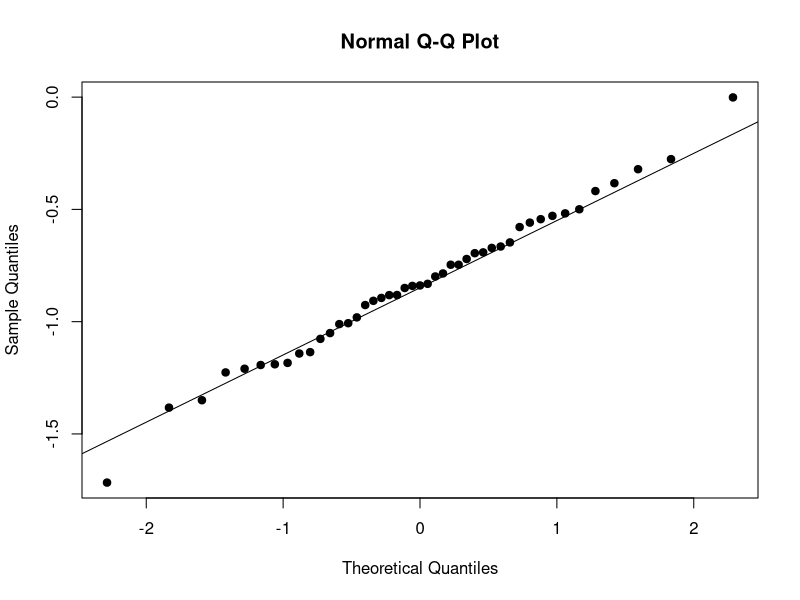
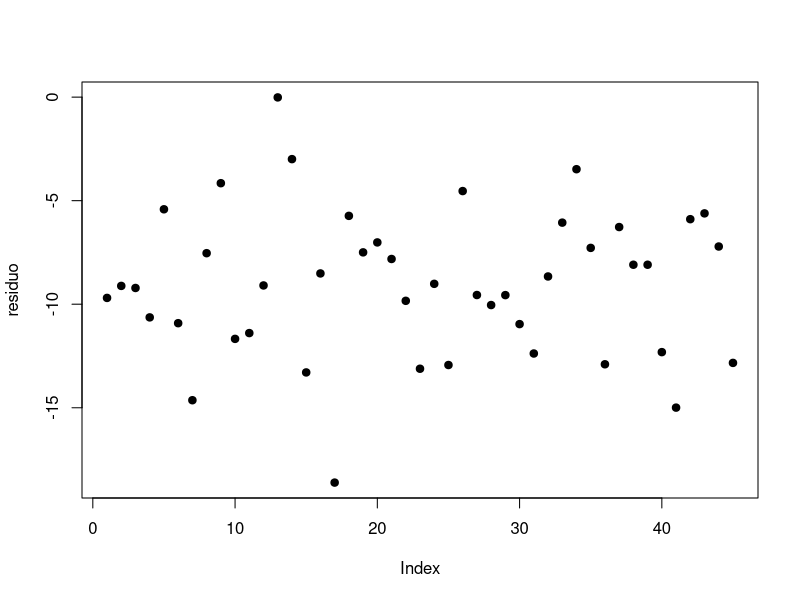
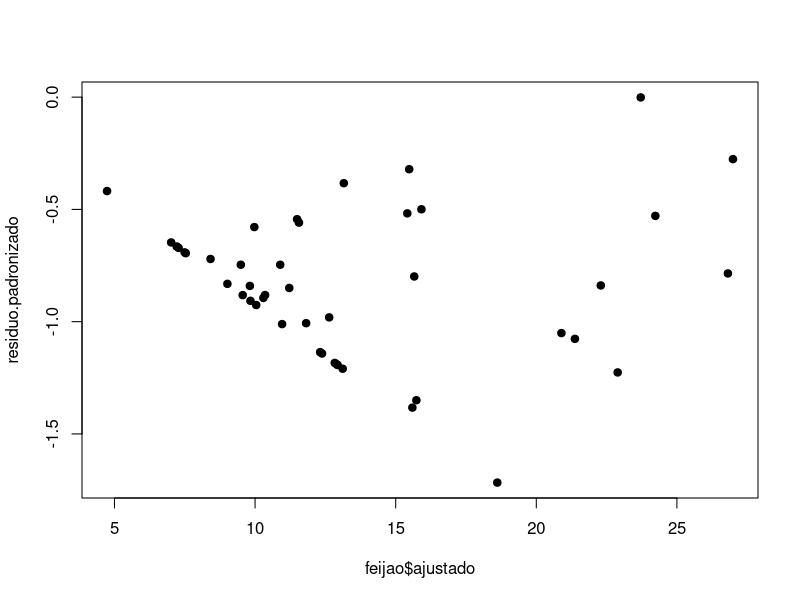
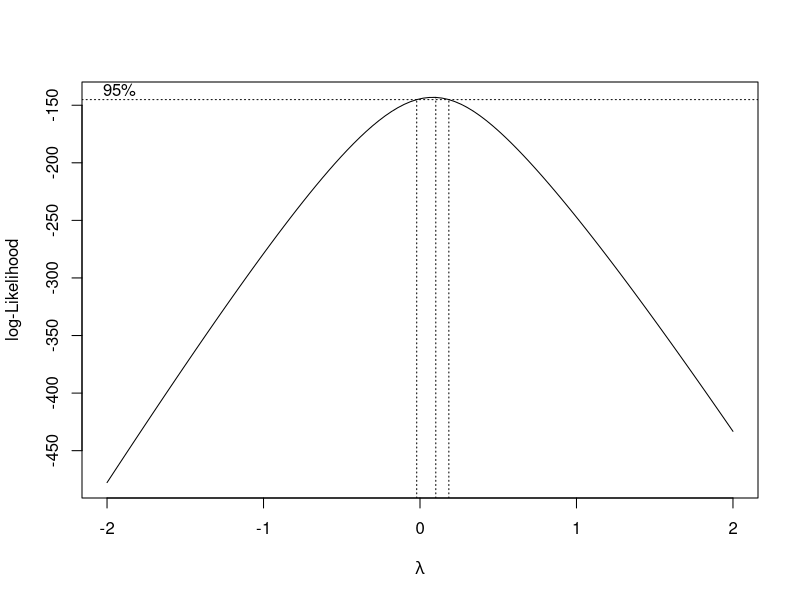
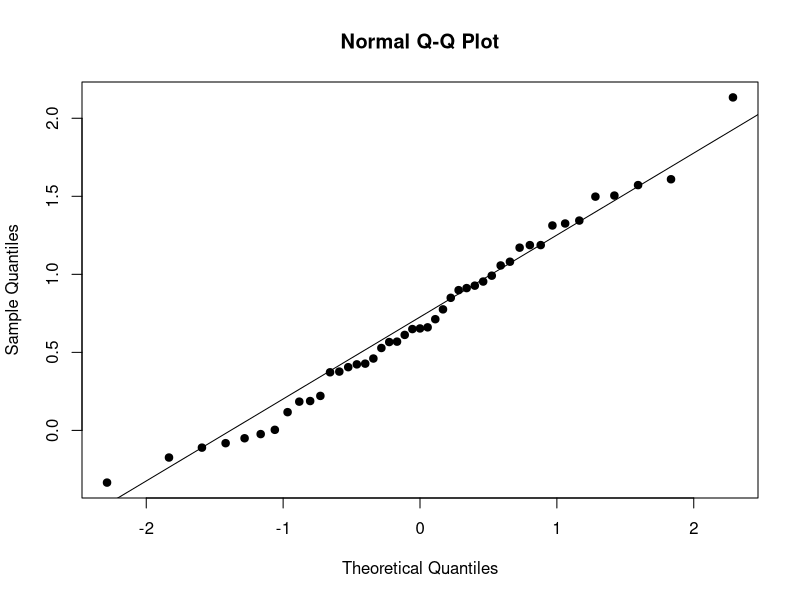
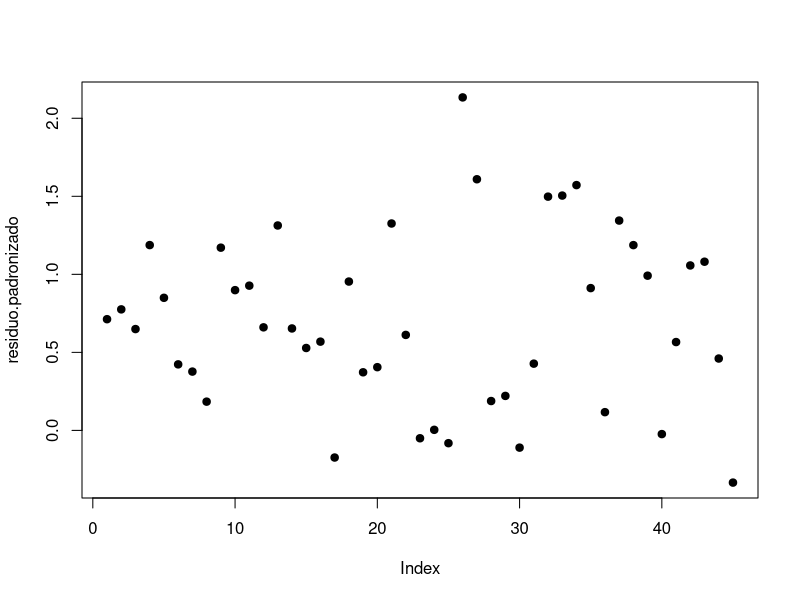
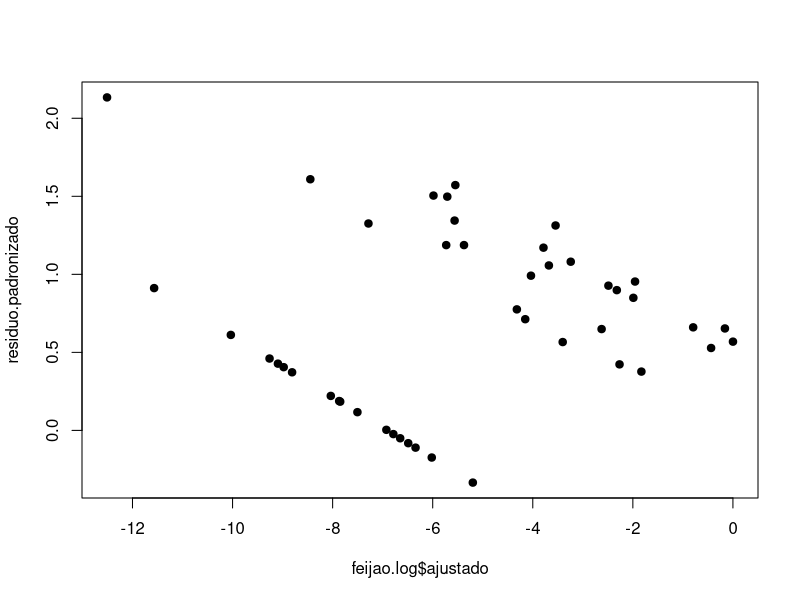

Recreate these plots in R, in order.
library("dplyr")
library("MASS")
cores<-c("#C9E69E","#FFC29A","#FF9B95")

# Criando o DataFrame
feijao <- data.frame(
  bloco = rep(c("Carlos", "Gabriela", "Jaqueline", "Maria Fernanda", "Natalia"), each = 9),
  trat = rep(c("Preto", "Vermelho", "Branco", "Carioquinha", "Manteiga", "Corda", "Fradinho", "Azuki", "Moyashi"), times = 5),
  y = c(
    0.60, 0.70, 2.00, 2.00, 10.50, 0.90, 1.10, 0.00, 9.00,  # Carlos
    9.70, 9.50, 13.20, 23.70, 24.00, 9.60, 18.30, 0.00, 18.50,  # Gabriela
    0.00, 0.00, 0.60, 0.00, 0.00, 0.00, 0.00, 0.20, 0.80,  # Jaqueline
    0.00, 0.00, 0.00, 0.00, 7.00, 5.50, 12.00, 0.00, 0.00,  # Maria Fernanda
    3.70, 1.40, 2.80, 0.00, 0.60, 5.60, 9.80, 0.00, 0.00   # Natalia
  )
)

# Obtenção dos resíduos
I<-9
J<-5

## Valor ajustado y_ij = m + bj +ti 
m<-mean(feijao$y)

bj<- feijao |>
  group_by(bloco) |>
  summarise(bj=mean(y))

ti<- feijao |>
  group_by(trat) |>
  summarise(ti=mean(y))

feijao <- feijao |>
  inner_join(ti) |>
  inner_join(bj) |>
  mutate(ajustado= m +ti+bj) |>
  mutate(resid = y-ajustado)

residuo<-feijao$resid


s.2<-sum(residuo^2)/(I*(J-1)) 
s<-sqrt(s.2)

residuo.padronizado<-(residuo-0)/s

qqnorm(residuo.padronizado, pch=19)
qqline(residuo.padronizado)
plot(residuo, pch=19)

plot(residuo.padronizado~feijao$ajustado, pch=19)

bartlett.test(residuo ~ feijao$trat, data = feijao)

# O teste não rejeitou a homogeneidade, 
# porém pelo gráfico esta claro o padrão de funil
cv<-s/m * 100
attach(feijao)
boxcox((y+0.001)~trat)

# VAMOS FAZER O LOG
feijao.log <- feijao %>%
  mutate(log.y=log(y+0.001))  %>%
  dplyr::select(bloco,trat,y=log.y)

## Valor ajustado y_ij = m + bj +ti 
m<-mean(feijao.log$y)

bj<- feijao.log |>
  group_by(bloco) |>
  summarise(bj=mean(y))

ti<- feijao.log |>
  group_by(trat) |>
  summarise(ti=mean(y))

feijao.log <- feijao.log |>
  inner_join(ti) |>
  inner_join(bj) |>
  mutate(ajustado= m +ti+bj) |>
  mutate(resid = y-ajustado)

residuo<-feijao.log$resid


s.2<-sum(residuo^2)/(I*(J-1)) 
s<-sqrt(s.2)

residuo.padronizado<-(residuo-0)/s

qqnorm(residuo.padronizado, pch=19)
qqline(residuo.padronizado)
plot(residuo.padronizado, pch=19)

plot(residuo.padronizado~feijao.log$ajustado, pch=19)

bartlett.test(residuo ~ feijao.log$trat, data = feijao.log)


